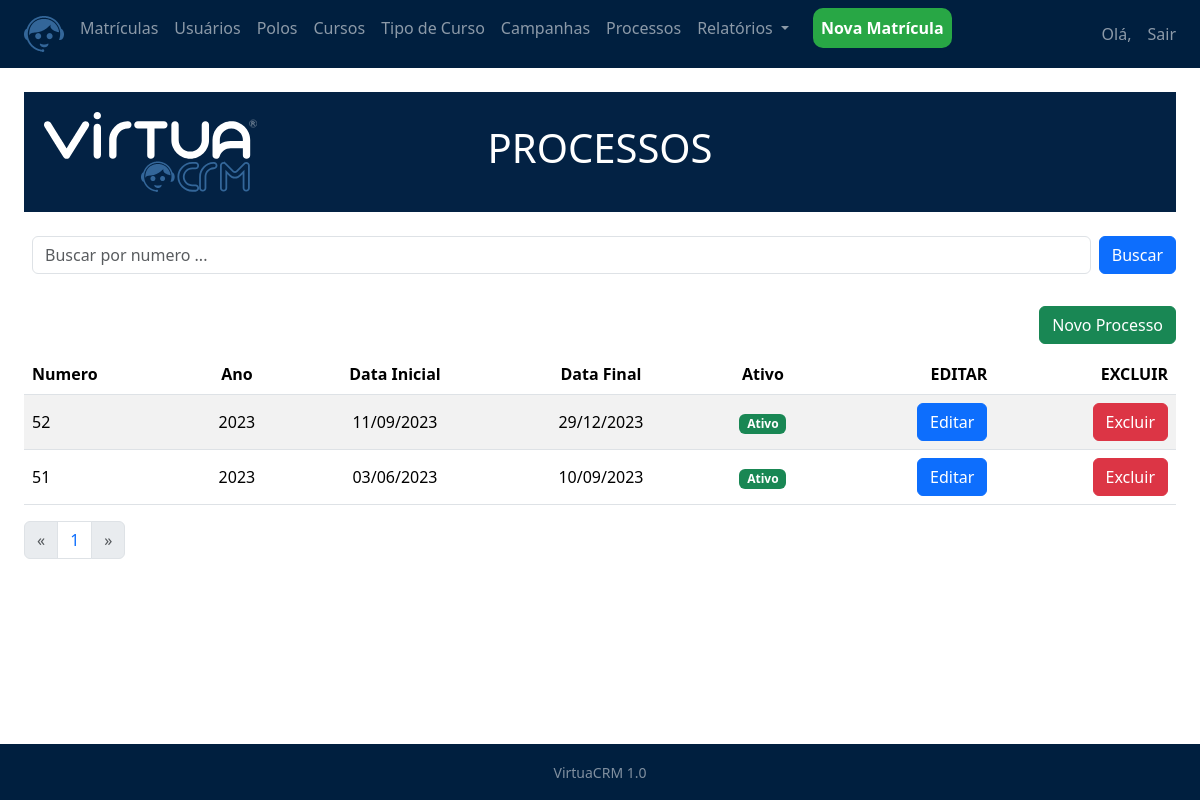
The page /matriculas/processo/ (signed in) on the database as committed earlier.
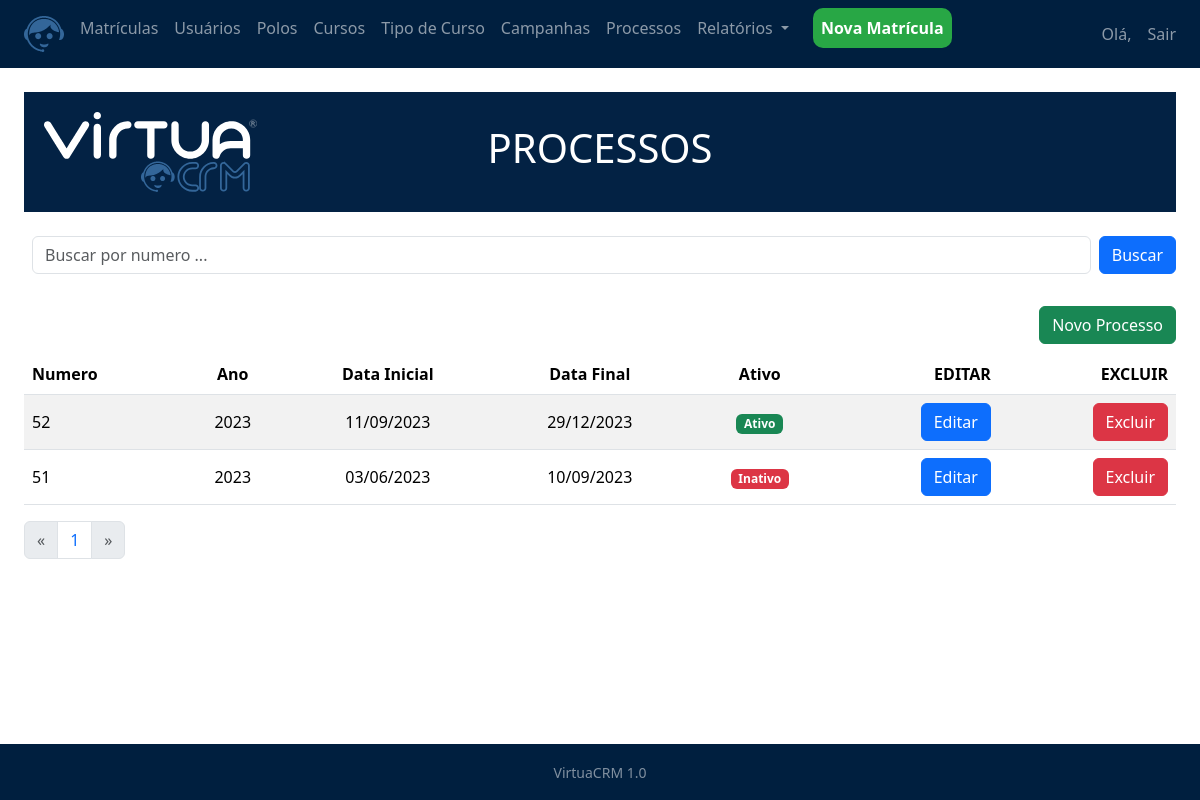
The same page on the database as committed later.
### matriculas/models.py (models this page shows, shortened)
class cad_processo(models.Model):
    numero_processo =  models.CharField(max_length=2)
    ano_processo = models.CharField(max_length=4)
    data_inicial_processo = models.DateTimeField()
    data_final_processo = models.DateTimeField()
    ativo = models.BooleanField(default=True)
    class Meta:
        db_table = 'processo'
    def get_data_inicial(self):
        return self.data_inicial_processo.strftime('%d/%m/%Y')
    def get_data_final(self):
        return self.data_final_processo.strftime('%d/%m/%Y')
    def get_absolute_url(self):
        return reverse("matriculas:processo_update", kwargs={'id': self.id}) #Direciona para a url de edição
    def get_delete_url(self):
        return reverse("matriculas:processo_delete", kwargs={'id': self.id})# Exclui o resgistro

### matriculas/views.py (the view)
# urls.py: path('processo/', ProcessoListView.as_view(), name='processo_list'),
class ProcessoListView(LoginRequiredMixin, ListView):
    template_name = 'matriculas/processo_list.html'
    model = cad_processo
    queryset = cad_processo.objects.all()
    paginate_by = 20
    def get_queryset(self):
        queryset = super().get_queryset()
        search_query = self.request.GET.get('name', '')
        if search_query:
            queryset = queryset.filter(numero_processo__icontains=search_query) | queryset.filter(ano_processo__icontains=search_query)
        return queryset

### matriculas/templates/matriculas/processo_list.html
{% extends 'model-page.html'%}
{% load static %}
{% block content %}
<link rel="stylesheet" type="text/css" href="{% static 'css/style.css' %}">
<div class="redenc mb-3 d-flex align-items-center text-center justify-content-between">
  <img src="{% static 'images/virtua_full.svg' %}" alt="Imagem" style="width: auto; height: 80px; margin-right: 10px;">
  <div class="mx-auto">
      <div class="d-flex">
          <h1>PROCESSOS</h1>
      </div>
  </div>
  <img src="{% static 'images/branco.svg' %}" alt="" style="width: auto; height: 80px; margin-right: 10px;">
</div>
<form method="GET" action="">
  <div class="d-flex align-items-center">
      <div class="p-2 flex-grow-1">
          <input class="form-control" type="text" name="name" value="{{ search_query }}" placeholder="Buscar por numero ...">
      </div>
      <div class="p2">
          <button type="submit" class="btn btn-primary">Buscar</button>
      </div>
  </div>
</form>
<div class="pt-4">
  <a href="{% url 'matriculas:processo_new' %}"
    <button type="button" class="btn btn-success" style="float: right; margin-bottom: 10px">Novo Processo</button>
  </a>
</div>
<table class="table table table-striped table-hover">
    <thead>
        <tr>
          <th class="text-start align-middle">Numero</th>
          <th class="text-center align-middle">Ano</th>
          <th class="text-center align-middle">Data Inicial</th>
          <th class="text-center align-middle">Data Final</th>
          <th class="text-center align-middle">Ativo</th>
          <th class="text-end align-middle">EDITAR</th>
          <th class="text-end align-middle">EXCLUIR</th>
        </tr>
      </thead>
      <tbody>
        {% for cad_processo in object_list %}
          <tr>
            <td class="text-start align-middle">{{cad_processo.numero_processo}}</td>
            <td class="text-center align-middle">{{cad_processo.ano_processo}}</td>
            <td class="text-center align-middle">{{cad_processo.get_data_inicial}}</td>
            <td class="text-center align-middle">{{cad_processo.get_data_final}}</td>
            <td class="text-center align-middle">
              {% if cad_processo.ativo %}
                        <span class="badge bg-success">Ativo</span>
                    {% else %}
                        <span class="badge bg-danger">Inativo</span>
                    {% endif %}
              </td>
            <td class="text-end align-middle"><a href = "{{ cad_processo.get_absolute_url }}"><button type="button" class="btn btn-primary">Editar</button></td>
              <form method="POST" action="{{ cad_processo.get_delete_url }}">{% csrf_token %}
                <td class="text-end align-middle"><button type="submit" class="btn btn-danger">Excluir</button></td>
              </form>
          </tr>
        {% endfor %}
      </tbody>
  </table>
  <ul class="pagination">
    {%if  page_obj.has_previous %}
      <li class="page-item">
        <a class="page-link" href="?page={{ page_obj.previous_page_number }}" aria-label="Previous">
          <span aria-hidden="true">&laquo;</span>
        </a>
      </li>
    {% else %}
      <li class="page-item disabled">
        <a class="page-link" href="#" aria-label="Previous">
          <span aria-hidden="true">&laquo;</span>
        </a>
      </li>
    {% endif %}
    {% for object in page_obj.paginator.page_range %}
      <li class="page-item"><a class="page-link" href="?page={{ forloop.counter }}">{{ forloop.counter }}</a></li>
    {% endfor %}
    {% if page_obj.has_next %}
      <li class="page-item">
        <a class="page-link" href="?page= {{ page_obj.next_page_number }}" aria-label="Next">
          <span aria-hidden="true">&raquo;</span>
        </a>
      </li>
    {% else %}
      <li class="page-item disabled">
        <a class="page-link" href="#" aria-label="Next">
          <span aria-hidden="true">&raquo;</span>
        </a>
      </li>
    {% endif %}
    </ul>
{% endblock %}

Rows that differ between the two databases and show on the page:
changed cad_processo (number 2 of 2 on the later page): ativo "Ativo" → "Inativo"
